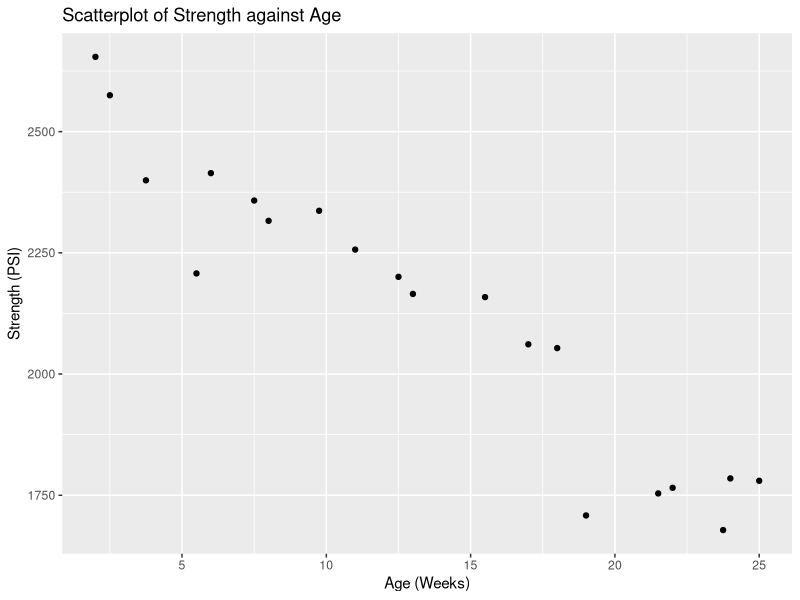
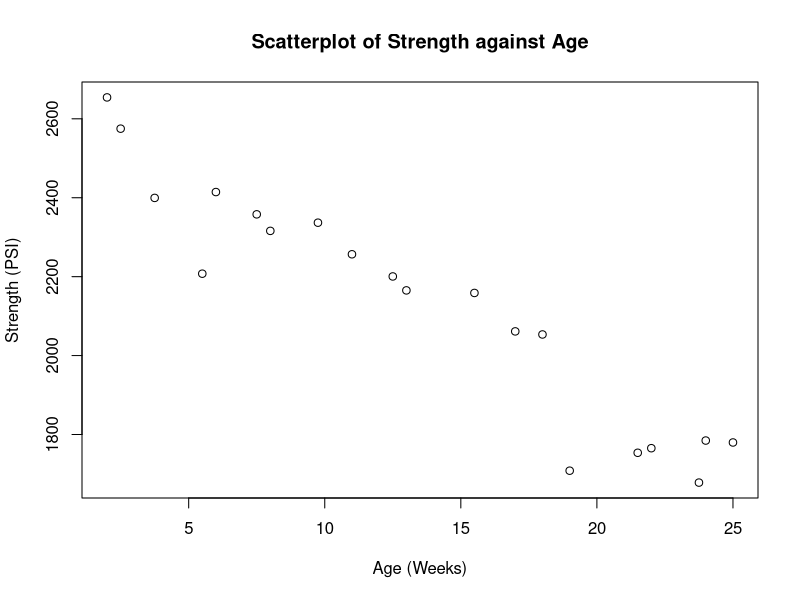
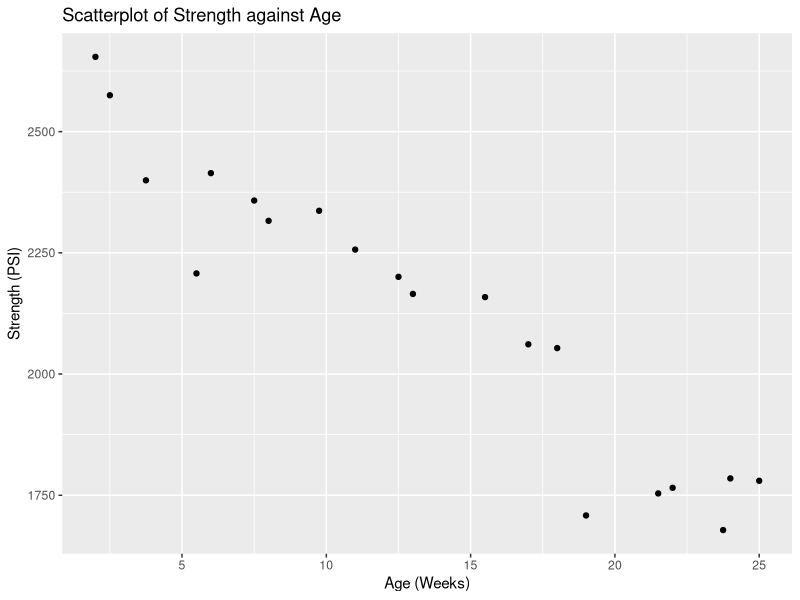

The R source for these figures, in order:
library(tidyverse)

## store data file with the variable name Data
Data<-read.csv("rocket.csv", header=TRUE)
head(Data)

##remove first column
Data<-Data[,-1]
##rename the remaining 2 columns
names(Data)<-c("Strength", "Age")
head(Data)

###############
##scatterplot##
###############

ggplot(Data, aes(x=Age,y=Strength))+
  geom_point()+
  labs(x="Age (Weeks)", y="Strength (PSI)", title="Scatterplot of Strength against Age")

plot(Data$Age, Data$Strength, xlab="Age (Weeks)", ylab="Strength (PSI)", main="Scatterplot of Strength against Age")

#############
##Save plot##
#############

jpeg("plot.jpg")
ggplot(Data, aes(x=Age,y=Strength))+
  geom_point()+
  labs(x="Age (Weeks)", y="Strength (PSI)", title="Scatterplot of Strength against Age")
dev.off()

#######
##SLR##
#######

##Fit a regression model
result<-lm(Strength~Age, data=Data)
summary(result)

##see what can be extracted from result
names(result)

##extract residuals
result$residuals

###############
##ANOVA table##
###############

anova.tab<-anova(result)
anova.tab

names(anova.tab)

SST<-sum(anova.tab$"Sum Sq")
SST

anova.tab$"Sum Sq"[1]/SST